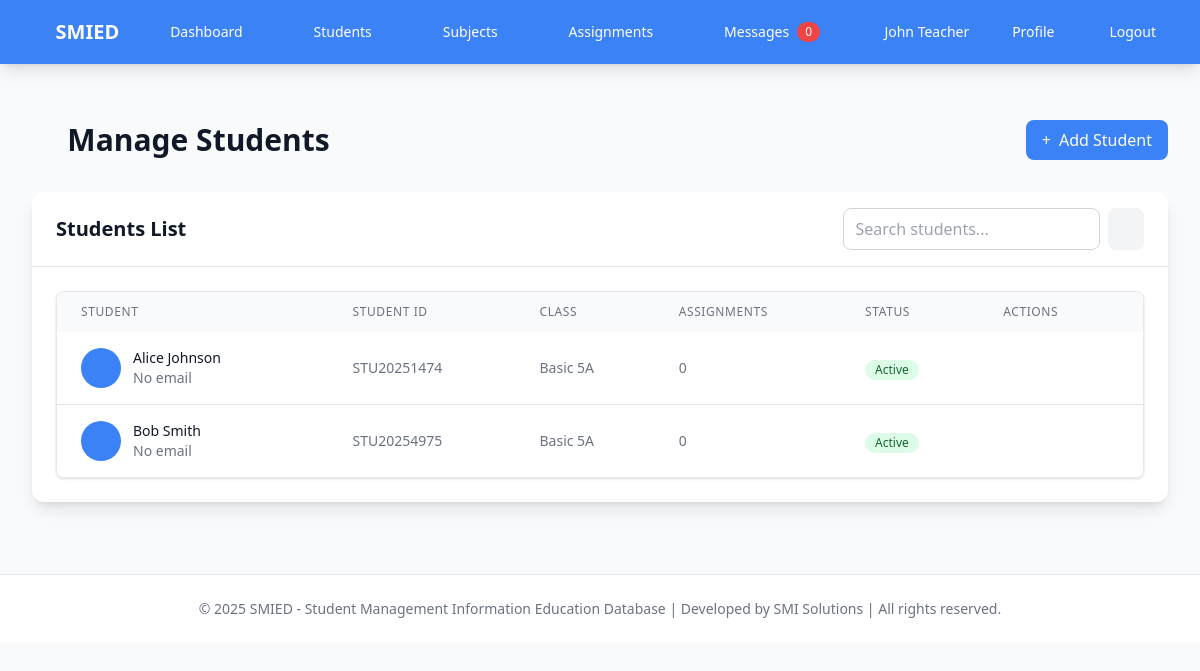
The app's page /teacher/students (signed in) with its own data.
### app.py (models this page shows, shortened)
class User(UserMixin, db.Model):
    id = db.Column(db.Integer, primary_key=True)
    username = db.Column(db.String(80), unique=True, nullable=False)
    email = db.Column(db.String(120), unique=True, nullable=False)
    password_hash = db.Column(db.String(120), nullable=False)
    role = db.Column(db.String(20), nullable=False)  # super_admin, school_admin, teacher, parent
    first_name = db.Column(db.String(50), nullable=False)
    last_name = db.Column(db.String(50), nullable=False)
    profile_picture = db.Column(db.String(200), nullable=True)  # Path to profile picture
    is_active = db.Column(db.Boolean, default=True)  # For teacher activation/deactivation
    school_id = db.Column(db.Integer, db.ForeignKey('school.id'), nullable=True)  # NULL for super_admin
    created_at = db.Column(db.DateTime, default=datetime.utcnow)
    classes = db.relationship('Class', backref='teacher', lazy=True)
    students = db.relationship('Student', backref='parent', lazy=True)
    assignments = db.relationship('Assignment', backref='teacher', lazy=True)
    comments_given = db.relationship('Comment', foreign_keys='Comment.giver_id', backref='giver', lazy=True)
    comments_received = db.relationship('Comment', foreign_keys='Comment.receiver_id', backref='receiver', lazy=True)

class Student(db.Model):
    id = db.Column(db.Integer, primary_key=True)
    first_name = db.Column(db.String(50), nullable=False)
    last_name = db.Column(db.String(50), nullable=False)
    student_id = db.Column(db.String(20), unique=True, nullable=False)
    class_id = db.Column(db.Integer, db.ForeignKey('class.id'), nullable=False)
    parent_id = db.Column(db.Integer, db.ForeignKey('user.id'), nullable=True)
    school_id = db.Column(db.Integer, db.ForeignKey('school.id'), nullable=False)
    date_of_birth = db.Column(db.Date)
    created_at = db.Column(db.DateTime, default=datetime.utcnow)
    assignment_records = db.relationship('AssignmentRecord', backref='student', lazy=True)
    comments = db.relationship('Comment', foreign_keys='Comment.student_id', backref='student', lazy=True)

class Class(db.Model):
    id = db.Column(db.Integer, primary_key=True)
    name = db.Column(db.String(100), nullable=False)
    grade_level = db.Column(db.String(20), nullable=False)
    teacher_id = db.Column(db.Integer, db.ForeignKey('user.id'), nullable=False)
    school_id = db.Column(db.Integer, db.ForeignKey('school.id'), nullable=False)
    created_at = db.Column(db.DateTime, default=datetime.utcnow)
    students = db.relationship('Student', backref='class_obj', lazy=True)
    subjects = db.relationship('Subject', backref='class_obj', lazy=True)

### app.py (the view)
@app.route('/teacher/students')
@login_required
def manage_students():
    if current_user.role != 'teacher':
        flash('Access denied', 'error')
        return redirect(url_for('index'))
    class_id = request.args.get('class_id')
    if class_id:
        students = Student.query.filter_by(class_id=class_id).all()
    else:
        teacher_classes = Class.query.filter_by(teacher_id=current_user.id).all()
        class_ids = [c.id for c in teacher_classes]
        students = Student.query.filter(Student.class_id.in_(class_ids)).all()
    return render_template('teacher/students.html', students=students)

### templates/teacher/students.html (shortened to what this page needs)
{% extends "base.html" %}
{% block content %}
<div class="flex flex-col sm:flex-row justify-between items-start sm:items-center mb-6 sm:mb-8 space-y-3 sm:space-y-0">
    <h1 class="text-2xl sm:text-3xl font-bold text-gray-900 flex items-center">
        <i class="fas fa-graduation-cap mr-2 sm:mr-3"></i>Manage Students
    </h1>
    <a href="{{ url_for('create_student') }}" class="bg-primary text-white px-4 py-2 rounded-lg hover:bg-blue-700 transition duration-200 w-full sm:w-auto text-center">
        <i class="fas fa-plus mr-2"></i>Add Student
    </a>
</div>
<div class="bg-white rounded-xl shadow-lg">
    <div class="px-4 sm:px-6 py-4 border-b border-gray-200">
        <div class="flex flex-col sm:flex-row justify-between items-start sm:items-center space-y-3 sm:space-y-0">
            <h2 class="text-lg sm:text-xl font-semibold text-gray-900">Students List</h2>
            <div class="flex flex-col sm:flex-row space-y-2 sm:space-y-0 sm:space-x-2 w-full sm:w-auto">
                <input type="text" placeholder="Search students..." class="px-3 py-2 border border-gray-300 rounded-lg focus:outline-none focus:ring-2 focus:ring-primary focus:border-transparent w-full sm:w-auto">
                <button class="bg-gray-100 text-gray-700 px-3 py-2 rounded-lg hover:bg-gray-200 transition duration-200 w-full sm:w-auto">
                    <i class="fas fa-filter"></i>
                </button>
            </div>
        </div>
    </div>
    <div class="p-4 sm:p-6">
        {% if students %}
            <div class="table-container">
                <table class="students-table">
                    <thead class="bg-gray-50">
                        <tr>
                            <th class="px-4 sm:px-6 py-3 text-left text-xs font-medium text-gray-500 uppercase tracking-wider whitespace-nowrap" style="min-width: 200px;">Student</th>
                            <th class="px-4 sm:px-6 py-3 text-left text-xs font-medium text-gray-500 uppercase tracking-wider whitespace-nowrap" style="min-width: 120px;">Student ID</th>
                            <th class="px-4 sm:px-6 py-3 text-left text-xs font-medium text-gray-500 uppercase tracking-wider whitespace-nowrap" style="min-width: 100px;">Class</th>
                            <th class="px-4 sm:px-6 py-3 text-left text-xs font-medium text-gray-500 uppercase tracking-wider whitespace-nowrap" style="min-width: 100px;">Assignments</th>
                            <th class="px-4 sm:px-6 py-3 text-left text-xs font-medium text-gray-500 uppercase tracking-wider whitespace-nowrap" style="min-width: 100px;">Status</th>
                            <th class="px-4 sm:px-6 py-3 text-left text-xs font-medium text-gray-500 uppercase tracking-wider whitespace-nowrap" style="min-width: 120px;">Actions</th>
                        </tr>
                    </thead>
                    <tbody class="bg-white divide-y divide-gray-200">
                        {% for student in students %}
                        <tr class="hover:bg-gray-50">
                            <td class="px-4 sm:px-6 py-4 whitespace-nowrap">
                                <div class="flex items-center">
                                    <div class="w-10 h-10 bg-primary bg-opacity-10 rounded-full flex items-center justify-center mr-3">
                                        <i class="fas fa-user text-primary"></i>
                                    </div>
                                    <div>
                                        <div class="text-sm font-medium text-gray-900">{{ student.first_name }} {{ student.last_name }}</div>
                                        <div class="text-sm text-gray-500">{{ student.email if student.email else 'No email' }}</div>
                                    </div>
                                </div>
                            </td>
                            <td class="px-4 sm:px-6 py-4 whitespace-nowrap text-sm text-gray-500">{{ student.student_id }}</td>
                            <td class="px-4 sm:px-6 py-4 whitespace-nowrap text-sm text-gray-500">{{ student.class_obj.name }}</td>
                            <td class="px-4 sm:px-6 py-4 whitespace-nowrap text-sm text-gray-500">{{ student.assignment_records|length }}</td>
                            <td class="px-4 sm:px-6 py-4 whitespace-nowrap">
                                <span class="inline-flex items-center px-2.5 py-0.5 rounded-full text-xs font-medium bg-green-100 text-green-800">
                                    Active
                                </span>
                            </td>
                            <td class="px-4 sm:px-6 py-4 whitespace-nowrap text-sm font-medium">
                                <div class="flex space-x-2">
                                    <a href="{{ url_for('view_student', student_id=student.id) }}" class="text-primary hover:text-blue-700 p-1 rounded hover:bg-blue-50" title="View Student">
                                        <i class="fas fa-eye"></i>
                                    </a>
                                    <a href="{{ url_for('edit_student', student_id=student.id) }}" class="text-primary hover:text-blue-700 p-1 rounded hover:bg-blue-50" title="Edit Student">
                                        <i class="fas fa-edit"></i>
                                    </a>
                                    <button onclick="deleteStudent({{ student.id }}, '{{ student.first_name }} {{ student.last_name }}')" class="text-danger hover:text-red-700 p-1 rounded hover:bg-red-50" title="Delete Student">
                                        <i class="fas fa-trash"></i>
                                    </button>
                                </div>
                            </td>
                        </tr>
                        {% endfor %}
                    </tbody>
                </table>
            </div>
        {% endif %}
    </div>
</div>
{% endblock %}

### templates/base.html (shortened to what this page needs)
<!DOCTYPE html>
<html lang="en">
<head>
    <script src="https://cdn.tailwindcss.com"></script>
    <link href="https://cdnjs.cloudflare.com/ajax/libs/font-awesome/6.0.0/css/all.min.css" rel="stylesheet">
    <link href="{{ url_for('static', filename='css/style.css') }}" rel="stylesheet">
</head>
<body class="bg-gray-50 min-h-screen">
    <nav class="bg-primary shadow-lg">
        <div class="max-w-7xl mx-auto px-4 sm:px-6 lg:px-8">
            <div class="flex justify-between h-16">
                <div class="flex">
                    <div class="flex-shrink-0 flex items-center">
                        <a href="{{ url_for('index') }}" class="text-white text-xl font-bold flex items-center">
                            <i class="fas fa-graduation-cap mr-2"></i>SMIED
                        </a>
                    </div>
                    <div class="hidden sm:ml-6 sm:flex sm:space-x-8">
                        {% if current_user.is_authenticated %}
                            {% if current_user.role == 'admin' %}
                                <a href="{{ url_for('admin_dashboard') }}" class="text-white hover:text-gray-300 px-3 py-2 rounded-md text-sm font-medium flex items-center">
                                    <i class="fas fa-gauge mr-1"></i>Dashboard
                                </a>
                                <a href="{{ url_for('manage_teachers') }}" class="text-white hover:text-gray-300 px-3 py-2 rounded-md text-sm font-medium flex items-center">
                                    <i class="fas fa-chalkboard-user mr-1"></i>Teachers
                                </a>
                                <a href="{{ url_for('manage_classes') }}" class="text-white hover:text-gray-300 px-3 py-2 rounded-md text-sm font-medium flex items-center">
                                    <i class="fas fa-school mr-1"></i>Classes
                                </a>
                                <a href="{{ url_for('admin_notifications') }}" class="text-white hover:text-gray-300 px-3 py-2 rounded-md text-sm font-medium flex items-center relative">
                                    <i class="fas fa-bell mr-1"></i>Notifications
                                    <span id="notification-count" class="ml-2 inline-flex items-center px-2 py-0.5 rounded-full text-xs font-medium bg-red-500 text-white hidden">0</span>
                                </a>
                            {% elif current_user.role == 'teacher' %}
                                <a href="{{ url_for('teacher_dashboard') }}" class="text-white hover:text-gray-300 px-3 py-2 rounded-md text-sm font-medium flex items-center">
                                    <i class="fas fa-gauge mr-1"></i>Dashboard
                                </a>
                                <a href="{{ url_for('manage_students') }}" class="text-white hover:text-gray-300 px-3 py-2 rounded-md text-sm font-medium flex items-center">
                                    <i class="fas fa-graduation-cap mr-1"></i>Students
                                </a>
                                <a href="{{ url_for('manage_subjects') }}" class="text-white hover:text-gray-300 px-3 py-2 rounded-md text-sm font-medium flex items-center">
                                    <i class="fas fa-book mr-1"></i>Subjects
                                </a>
                                <a href="{{ url_for('manage_assignments') }}" class="text-white hover:text-gray-300 px-3 py-2 rounded-md text-sm font-medium flex items-center">
                                    <i class="fas fa-tasks mr-1"></i>Assignments
                                </a>
                                <a href="{{ url_for('teacher_messages') }}" class="text-white hover:text-gray-300 px-3 py-2 rounded-md text-sm font-medium flex items-center relative">
                                    <i class="fas fa-envelope mr-1"></i>Messages
                                    <span id="teacher-message-count" class="ml-2 inline-flex items-center px-2 py-0.5 rounded-full text-xs font-medium bg-red-500 text-white hidden">0</span>
                                </a>
                            {% endif %}
                        {% endif %}
                    </div>
                </div>
                <div class="hidden sm:ml-6 sm:flex sm:items-center">
                    {% if current_user.is_authenticated %}
                        <div class="ml-3 relative">
                            <div class="flex items-center space-x-4">
                                <span class="text-white text-sm">{{ current_user.first_name }} {{ current_user.last_name }}</span>
                                <a href="{{ url_for('profile') }}" class="text-white hover:text-gray-300 px-3 py-2 rounded-md text-sm font-medium">
                                    <i class="fas fa-user-gear mr-1"></i>Profile
                                </a>
                                <a href="{{ url_for('logout') }}" class="text-white hover:text-gray-300 px-3 py-2 rounded-md text-sm font-medium">
                                    <i class="fas fa-right-from-bracket mr-1"></i>Logout
                                </a>
                            </div>
                        </div>
                    {% else %}
                        <a href="{{ url_for('login') }}" class="text-white hover:text-gray-300 px-3 py-2 rounded-md text-sm font-medium">
                            <i class="fas fa-right-to-bracket mr-1"></i>Login
                        </a>
                    {% endif %}
                </div>
            </div>
        </div>
    </nav>
    <div class="max-w-7xl mx-auto px-4 sm:px-6 lg:px-8 py-4">
    </div>
    <main class="max-w-7xl mx-auto px-2 sm:px-4 lg:px-8 py-4 sm:py-6 dashboard-mobile">
        {% block content %}{% endblock %}
    </main>
    <footer class="bg-white border-t border-gray-200 mt-12">
        <div class="max-w-7xl mx-auto py-6 px-4 sm:px-6 lg:px-8">
            <p class="text-center text-gray-500 text-sm">&copy; 2025 SMIED - Student Management Information Education Database | Developed by SMI Solutions | All rights reserved.</p>
        </div>
    </footer>
</body>
</html>

### records on screen
User: first_name "John", last_name "Teacher"
Student: first_name "Alice", last_name "Johnson", email "No email", student_id "STU20251474", class_obj.name "Basic 5A", assignment_records|length "0"
Student: first_name "Bob", last_name "Smith", email "No email", student_id "STU20254975", class_obj.name "Basic 5A", assignment_records|length "0"
